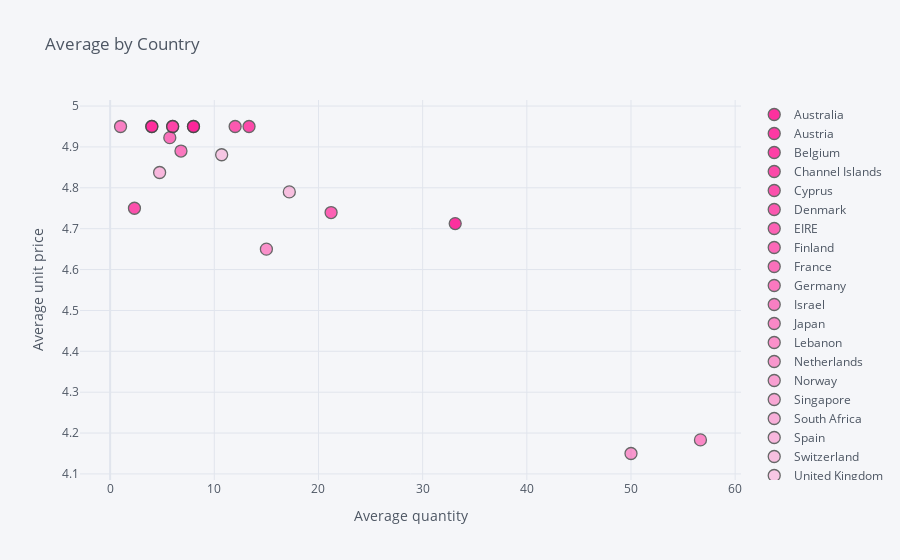

Notebook cell for this chart:
### Markdown cell above
## 3. Create an interactive scatter plot showing the relationship between average quantity (x-axis) and average unit price (y-axis) for the product PARTY BUNTING with the plot points color-coded by country (categories).

### Code cell
avg_quant=df.loc[df.Description=='PARTY BUNTING']

avg_quant=avg_quant.groupby('Country').mean()

avg_quant=avg_quant[['Quantity', 'UnitPrice']]

avg_quant.reset_index(inplace=True)

avg_quant.iplot(x='Quantity', y='UnitPrice', categories='Country',
          xTitle='Average quantity', yTitle='Average unit price', color='pink', title='Average by Country')

### Figure 1 — Plotly figure (JSON) as saved in the notebook; plotly's stock layout.template omitted (floating-point values rounded to 4 significant figures)
{"data": [{"marker": {"color": "rgba(255, 0, 136, 1.0)", "line": {"width": 1.3}, "opacity": 0.8, "size": 12, "symbol": "circle"}, "mode": "markers", "name": "Australia", "textfont": {"color": "#4D5663"}, "type": "scatter", "x": [33.12], "y": [4.713]}, {"marker": {"color": "rgba(255, 0, 136, 0.96)", "line": {"width": 1.3}, "opacity": 0.8, "size": 12, "symbol": "circle"}, "mode": "markers", "name": "Austria", "textfont": {"color": "#4D5663"}, "type": "scatter", "x": [8], "y": [4.95]}, {"marker": {"color": "rgba(255, 0, 136, 0.9199999999999999)", "line": {"width": 1.3}, "opacity": 0.8, "size": 12, "symbol": "circle"}, "mode": "markers", "name": "Belgium", "textfont": {"color": "#4D5663"}, "type": "scatter", "x": [4], "y": [4.95]}, {"marker": {"color": "rgba(255, 0, 136, 0.8799999999999999)", "line": {"width": 1.3}, "opacity": 0.8, "size": 12, "symbol": "circle"}, "mode": "markers", "name": "Channel Islands", "textfont": {"color": "#4D5663"}, "type": "scatter", "x": [13.33], "y": [4.95]}, {"marker": {"color": "rgba(255, 0, 136, 0.8399999999999999)", "line": {"width": 1.3}, "opacity": 0.8, "size": 12, "symbol": "circle"}, "mode": "markers", "name": "Cyprus", "textfont": {"color": "#4D5663"}, "type": "scatter", "x": [2.333], "y": [4.75]}, {"marker": {"color": "rgba(255, 0, 136, 0.8)", "line": {"width": 1.3}, "opacity": 0.8, "size": 12, "symbol": "circle"}, "mode": "markers", "name": "Denmark", "textfont": {"color": "#4D5663"}, "type": "scatter", "x": [12], "y": [4.95]}, {"marker": {"color": "rgba(255, 0, 136, 0.76)", "line": {"width": 1.3}, "opacity": 0.8, "size": 12, "symbol": "circle"}, "mode": "markers", "name": "EIRE", "textfont": {"color": "#4D5663"}, "type": "scatter", "x": [21.21], "y": [4.739]}, {"marker": {"color": "rgba(255, 0, 136, 0.72)", "line": {"width": 1.3}, "opacity": 0.8, "size": 12, "symbol": "circle"}, "mode": "markers", "name": "Finland", "textfont": {"color": "#4D5663"}, "type": "scatter", "x": [6], "y": [4.95]}, {"marker": {"color": "rgba(255, 0, 136, 0.6799999999999999)", "line": {"width": 1.3}, "opacity": 0.8, "size": 12, "symbol": "circle"}, "mode": "markers", "name": "France", "textfont": {"color": "#4D5663"}, "type": "scatter", "x": [5.727], "y": [4.923]}, {"marker": {"color": "rgba(255, 0, 136, 0.6399999999999999)", "line": {"width": 1.3}, "opacity": 0.8, "size": 12, "symbol": "circle"}, "mode": "markers", "name": "Germany", "textfont": {"color": "#4D5663"}, "type": "scatter", "x": [6.8], "y": [4.89]}, {"marker": {"color": "rgba(255, 0, 136, 0.5999999999999999)", "line": {"width": 1.3}, "opacity": 0.8, "size": 12, "symbol": "circle"}, "mode": "markers", "name": "Israel", "textfont": {"color": "#4D5663"}, "type": "scatter", "x": [1], "y": [4.95]}, {"marker": {"color": "rgba(255, 0, 136, 0.5599999999999998)", "line": {"width": 1.3}, "opacity": 0.8, "size": 12, "symbol": "circle"}, "mode": "markers", "name": "Japan", "textfont": {"color": "#4D5663"}, "type": "scatter", "x": [56.67], "y": [4.183]}, {"marker": {"color": "rgba(255, 0, 136, 0.5199999999999998)", "line": {"width": 1.3}, "opacity": 0.8, "size": 12, "symbol": "circle"}, "mode": "markers", "name": "Lebanon", "textfont": {"color": "#4D5663"}, "type": "scatter", "x": [15], "y": [4.65]}, {"marker": {"color": "rgba(255, 0, 136, 0.4799999999999998)", "line": {"width": 1.3}, "opacity": 0.8, "size": 12, "symbol": "circle"}, "mode": "markers", "name": "Netherlands", "textfont": {"color": "#4D5663"}, "type": "scatter", "x": [50], "y": [4.15]}, {"marker": {"color": "rgba(255, 0, 136, 0.44)", "line": {"width": 1.3}, "opacity": 0.8, "size": 12, "symbol": "circle"}, "mode": "markers", "name": "Norway", "textfont": {"color": "#4D5663"}, "type": "scatter", "x": [6], "y": [4.95]}, {"marker": {"color": "rgba(255, 0, 136, 0.39999999999999997)", "line": {"width": 1.3}, "opacity": 0.8, "size": 12, "symbol": "circle"}, "mode": "markers", "name": "Singapore", "textfont": {"color": "#4D5663"}, "type": "scatter", "x": [8], "y": [4.95]}, {"marker": {"color": "rgba(255, 0, 136, 0.35999999999999993)", "line": {"width": 1.3}, "opacity": 0.8, "size": 12, "symbol": "circle"}, "mode": "markers", "name": "South Africa", "textfont": {"color": "#4D5663"}, "type": "scatter", "x": [4], "y": [4.95]}, {"marker": {"color": "rgba(255, 0, 136, 0.3199999999999999)", "line": {"width": 1.3}, "opacity": 0.8, "size": 12, "symbol": "circle"}, "mode": "markers", "name": "Spain", "textfont": {"color": "#4D5663"}, "type": "scatter", "x": [4.75], "y": [4.838]}, {"marker": {"color": "rgba(255, 0, 136, 0.27999999999999986)", "line": {"width": 1.3}, "opacity": 0.8, "size": 12, "symbol": "circle"}, "mode": "markers", "name": "Switzerland", "textfont": {"color": "#4D5663"}, "type": "scatter", "x": [17.2], "y": [4.79]}, {"marker": {"color": "rgba(255, 0, 136, 0.23999999999999982)", "line": {"width": 1.3}, "opacity": 0.8, "size": 12, "symbol": "circle"}, "mode": "markers", "name": "United Kingdom", "textfont": {"color": "#4D5663"}, "type": "scatter", "x": [10.71], "y": [4.881]}], "layout": {"legend": {"bgcolor": "#F5F6F9", "font": {"color": "#4D5663"}}, "paper_bgcolor": "#F5F6F9", "plot_bgcolor": "#F5F6F9", "title": {"font": {"color": "#4D5663"}, "text": "Average by Country"}, "xaxis": {"gridcolor": "#E1E5ED", "showgrid": true, "tickfont": {"color": "#4D5663"}, "title": {"font": {"color": "#4D5663"}, "text": "Average quantity"}, "zerolinecolor": "#E1E5ED"}, "yaxis": {"gridcolor": "#E1E5ED", "showgrid": true, "tickfont": {"color": "#4D5663"}, "title": {"font": {"color": "#4D5663"}, "text": "Average unit price"}, "zerolinecolor": "#E1E5ED"}}}
